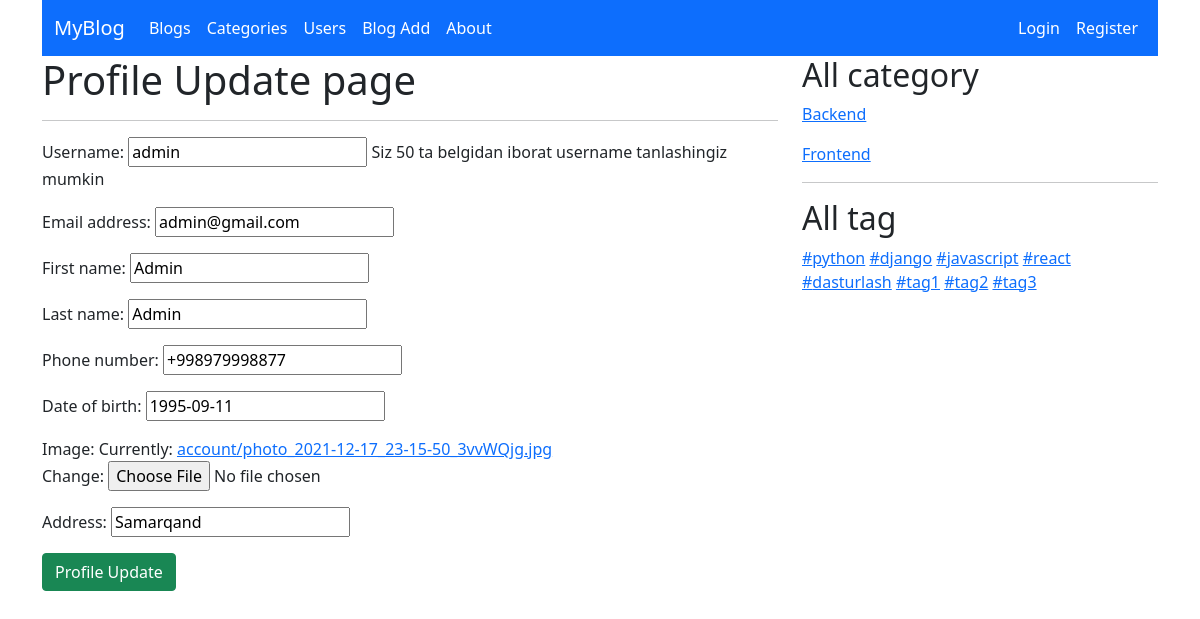
The app's page /account/update/1, older data.
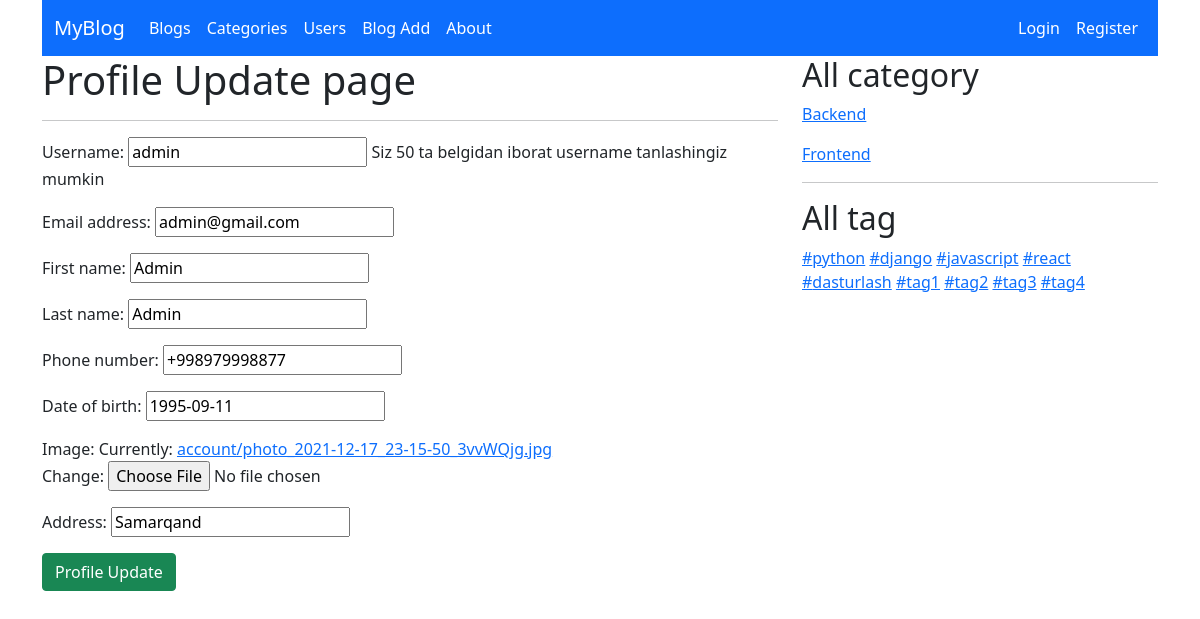
The same page, newer data.
### blog/models/category.py (models this page shows, shortened)
class Category(models.Model):
    name = models.CharField(max_length=50)
    slug = models.SlugField(max_length=50, unique=True)
    image = models.ImageField(upload_to='category/')
    description = models.TextField()
    user = models.ManyToManyField(Account, related_name='category', null=True, blank=True)

### blog/models/tag.py (models this page shows, shortened)
class Tag(models.Model):
    name = models.CharField(max_length=50)
    slug = models.SlugField(max_length=50, unique=True)

### account/views.py (the view)
# urls.py: path('update/<int:pk>', UserUpdate.as_view(), name='profile_update'),
class UserUpdate(UpdateView, BaseView):
    model = Account
    form_class = ProfileUpdateForm
    template_name = 'account/user_update.html'
    success_url = reverse_lazy('profile')
    def get_context_data(self, **kwargs):
        context = super().get_context_data()
        context['categories'] = self.category()
        context['tags'] = self.tag()
        return context

### account/forms.py
class ProfileUpdateForm(forms.ModelForm):
    class Meta:
        model = Account
        fields = ['username', 'email', 'first_name', 'last_name', 'phone_number', 'date_of_birth', 'image', 'address']

### blog/views.py (called while the page is built)
    def category(self):
        category_list = Category.objects.all()
        return category_list

    def tag(self):
        tag_list = Tag.objects.all()
        return tag_list

### templates/account/user_update.html (shortened to what this page needs)
{% extends 'base.html' %}
{% block content %}
    <h1>Profile Update  page</h1>
    <hr>
    <form method="post" enctype="multipart/form-data">
        {{ form.as_p }}
        <button type="submit" class="btn btn-success">Profile Update</button>
    </form>
{% endblock %}

### templates/base.html (shortened to what this page needs)
<!DOCTYPE html>
<html lang="en">
<head>
{% load static %}
    <link href="{% static 'css/bootstrap.min.css' %}" rel="stylesheet">
</head>
<body>
<div class="container">
    {% include 'header.html' %}
    <div class="row">
        <div class="col-lg-8">
            {% block content %}
            {% endblock %}
        </div>
        <div class="col-lg-4">
            <h2>All category</h2>
            {% for c in categories %}
                <p><a href="{% url 'category_blogs' c.slug %}">{{ c.name }}</a></p>
            {% endfor %}
            <hr>
            <h2>All tag</h2>
            {% for t in tags %}
                <a href="{% url 'tag_blogs' t.slug %}">#{{ t.name }}</a>
            {% endfor %}
        </div>
    </div>
</div>
</body>
</html>

Row changes from the older to the newer data that the page shows:
added Tag: name "tag4"
